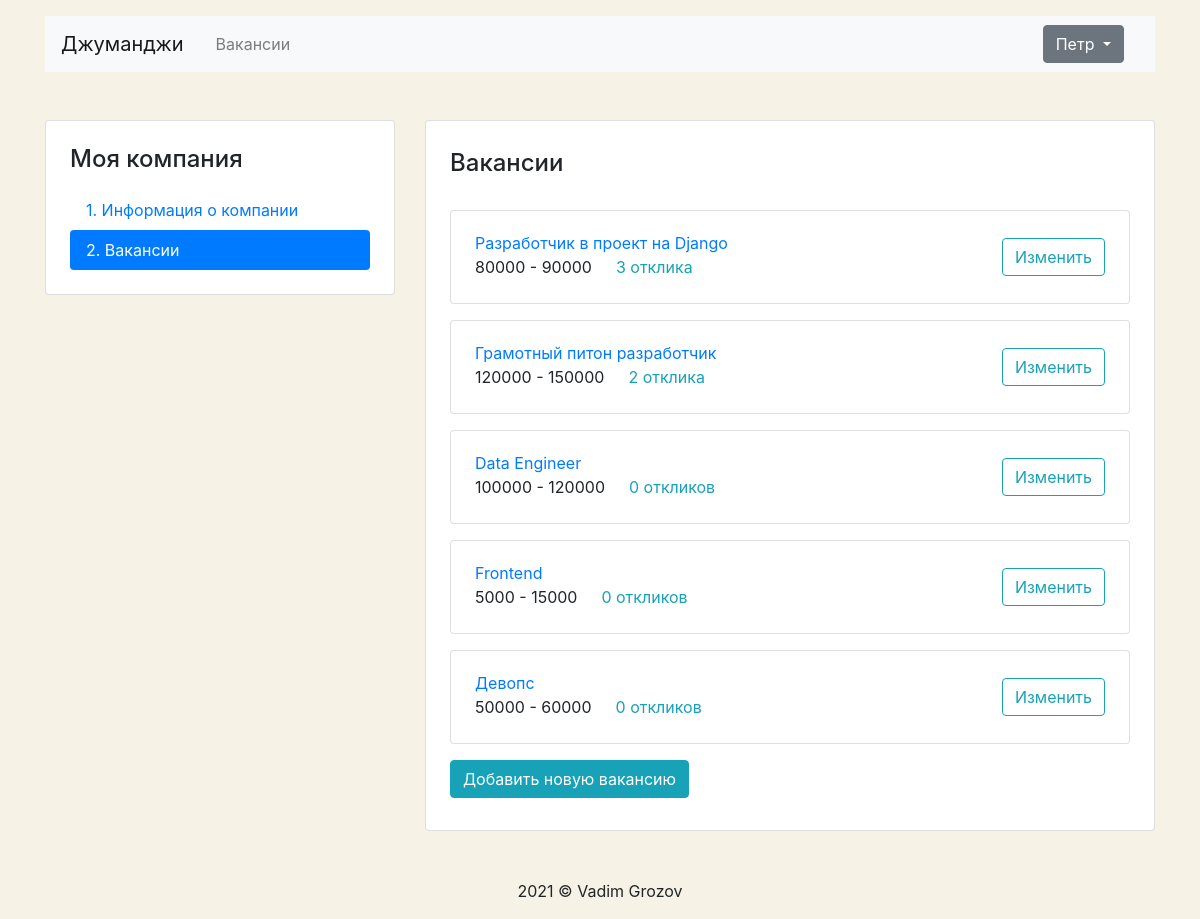
Page /mycompany/vacancies (signed in) on the committed database.
### jobs/models.py (models this page shows)
class Vacancy(models.Model):
    title = models.CharField(max_length=128)
    speciality = models.ForeignKey(Speciality,
                                   on_delete=models.CASCADE,
                                   related_name='vacancies',
                                   default='backend')
    company = models.ForeignKey(Company,
                                on_delete=models.CASCADE,
                                related_name='vacancies')
    skills = models.TextField()
    description = models.TextField()
    salary_min = models.PositiveIntegerField()
    salary_max = models.PositiveIntegerField()
    published_at = models.DateField()

### jobs/views/vacancies.py (the view)
# urls.py: path('mycompany/vacancies', MyVacanciesListView.as_view(), name='my_vacancies_list'),
class MyVacanciesListView(LoginRequiredMixinCustom, View):
    def get(self, request, *args, **kwargs):
        company = Company.objects.get(owner_id=request.user.id)
        vacancies = Vacancy.objects.filter(company_id=company.id)
        context = {'vacancies': vacancies}
        return render(request, "personal/vacancies_list.html", context=context)

### jobs/templatetags/ru_pluralize.py (called while the page is built)
@register.filter()
def ru_pluralize(number: Union[int, str], arg: str = 'дурак,дурака,дураков'):
    nominative_singular, genitive_singular, genitive_plural = arg.split(',')
    number = abs(int(number))
    if 10 <= number % 100 <= 20:
        return f'{number} {genitive_plural}'
    if number % 10 == 1:
        return f'{number} {nominative_singular}'
    if 2 <= number % 10 <= 4:
        return f'{number} {genitive_singular}'
    return f'{number} {genitive_plural}'

### jobs/templates/personal/vacancies_list.html
{% extends 'base_personal.html' %}
{% block container %}
{% load ru_pluralize %}
{% load crispy_forms_tags %}
  <main class="container mt-3 pb-5">
    <div class="row mt-5">
      <div class="col-12 col-lg-4">
        <aside class="pt-3 pb-4 px-4 mb-5 card">
          <h1 class="h4 pt-2 pb-2">Моя компания</h1>
          <div class="nav flex-column nav-pills" id="v-pills-tab" role="tablist" aria-orientation="vertical">
            <a class="nav-link" href="{% url 'company_my' %}">1. Информация о&nbsp;компании</a>
            <a class="nav-link active" href="{% url 'my_vacancies_list' %}">2. Вакансии</a>
          </div>
        </aside>
      </div>
      <div class="col-12 col-lg-8">
        <div class="card">
          <div class="card-body px-4 pb-4">
            <section class="tab-pane fade show active">
              <h2 class="h4 pt-2 pb-3">Вакансии</h2>
              {% if not vacancies %}
                <p class="alert alert-info" role="alert">
                  У вас пока нет вакансий, но вы можете создать первую!
                </p>
              {% else %}
              {% for vacancy in vacancies %}
              <div class="card mt-3">
                <div class="card-body px-4">
                  <div class="row align-items-center">
                    <div class="col-6 col-lg-8">
                      <a href="{% url 'vacancy_edit' vacancy.id %}" class="mb-1">{{ vacancy.title }}</a>
                      <p class="mb-1">
                        <span class="mr-4">{{ vacancy.salary_min }} - {{ vacancy.salary_max }}</span><a href="#" class="text-info">{{ vacancy.applications.count|ru_pluralize:'отклик,отклика,откликов' }}</a>
                      </p>
                    </div>
                    <div class="col-6 col-lg-4 text-right">
                      <a href="{% url 'vacancy_edit' vacancy.id %}" class="btn btn-outline-info">Изменить</a>
                    </div>
                  </div>
                </div>
              </div>
              {% endfor %}
              {% endif %}
            </section>
          <a href="{% url 'vacancy_create' %}" class="btn btn-info mb-2 mt-3">Добавить новую вакансию</a>
          </div>
        </div>
      </div>
    </div>
  </main>
{% endblock %}

### jobs/templates/base_personal.html (shortened to what this page needs)
<!DOCTYPE html>
<html lang="ru">
<head>
  <link rel="stylesheet" href="https://stackpath.bootstrapcdn.com/bootstrap/4.3.1/css/bootstrap.min.css">
</head>
<body>
  <header class="container mt-3">
    <nav class="navbar navbar-expand-lg navbar-light bg-light">
      <a class="navbar-brand mr-4" href="{% url 'main' %}">Джуманджи</a>
      <div class="collapse navbar-collapse justify-content-between" id="navbarNav">
        <ul class="navbar-nav col-2">
          <li class="nav-item">
            <a class="nav-link" href="{% url 'vacancies_all' %}">Вакансии</a>
          </li>
        </ul>
        <ul class="navbar-nav col-2 justify-content-end">
          <li class="nav-item active">
            {% if request.user.is_authenticated %}
            <div class="dropdown">
              <button type="button" class="btn btn-secondary dropdown-toggle" data-toggle="dropdown" aria-haspopup="true" aria-expanded="false">
                {% if user.first_name %}
                  {{ user.first_name }}
                {% else %}
                  {{ user.username }}
                {% endif %}
              </button>
            </div>
            {% endif %}
          </li>
        </ul>
      </div>
    </nav>
  </header>
  {% block container %} {% endblock %}
  <p align="center">2021 © Vadim Grozov</p>
</body>
</html>

### jobs/templates/base_personal.html (style rules this page uses)
body { background-color: #F6F2E6; }

### rows in the picture
Vacancy: title "Разработчик в проект на Django", salary_min "80000", salary_max "90000", applications.count|ru_pluralize "3 отклика"
Vacancy: title "Грамотный питон разработчик", salary_min "120000", salary_max "150000", applications.count|ru_pluralize "2 отклика"
Vacancy: title "Data Engineer", salary_min "100000", salary_max "120000", applications.count|ru_pluralize "0 откликов"
Vacancy: title "Frontend", salary_min "5000", salary_max "15000", applications.count|ru_pluralize "0 откликов"
Vacancy: title "Девопс", salary_min "50000", salary_max "60000", applications.count|ru_pluralize "0 откликов"

### other values in the picture
{{ user.first_name }} "Петр"
